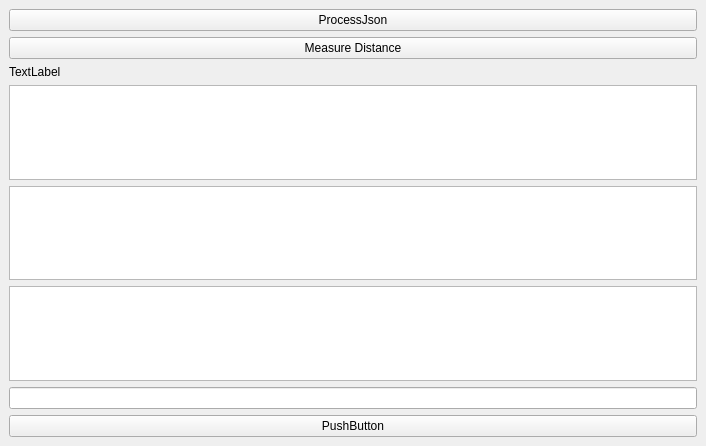
<?xml version="1.0" encoding="UTF-8"?>
<ui version="4.0">
 <class>MainWindow</class>
 <widget class="QMainWindow" name="MainWindow">
  <property name="geometry">
   <rect>
    <x>0</x>
    <y>0</y>
    <width>706</width>
    <height>446</height>
   </rect>
  </property>
  <property name="windowTitle">
   <string>MainWindow</string>
  </property>
  <widget class="QWidget" name="centralwidget">
   <layout class="QVBoxLayout" name="verticalLayout">
    <item>
     <layout class="QVBoxLayout" name="chartLayout_4">
      <item>
       <widget class="QPushButton" name="ProcessJson">
        <property name="text">
         <string>ProcessJson</string>
        </property>
       </widget>
      </item>
      <item>
       <widget class="QPushButton" name="pushButton_Measure_distance">
        <property name="text">
         <string>Measure Distance</string>
        </property>
       </widget>
      </item>
      <item>
       <widget class="QLabel" name="label">
        <property name="text">
         <string>TextLabel</string>
        </property>
       </widget>
      </item>
      <item>
       <widget class="QListWidget" name="listWidget_contents_2"/>
      </item>
      <item>
       <widget class="QListWidget" name="listWidget_2"/>
      </item>
      <item>
       <widget class="QTextEdit" name="textEdit"/>
      </item>
      <item>
       <layout class="QVBoxLayout" name="verticalLayout_3">
        <item>
         <widget class="QLineEdit" name="lineEdit"/>
        </item>
       </layout>
      </item>
      <item>
       <widget class="QPushButton" name="pushButton">
        <property name="text">
         <string>PushButton</string>
        </property>
       </widget>
      </item>
     </layout>
    </item>
   </layout>
  </widget>
  <widget class="QMenuBar" name="menubar">
   <property name="geometry">
    <rect>
     <x>0</x>
     <y>0</y>
     <width>706</width>
     <height>22</height>
    </rect>
   </property>
  </widget>
 </widget>
 <resources/>
 <connections/>
</ui>
